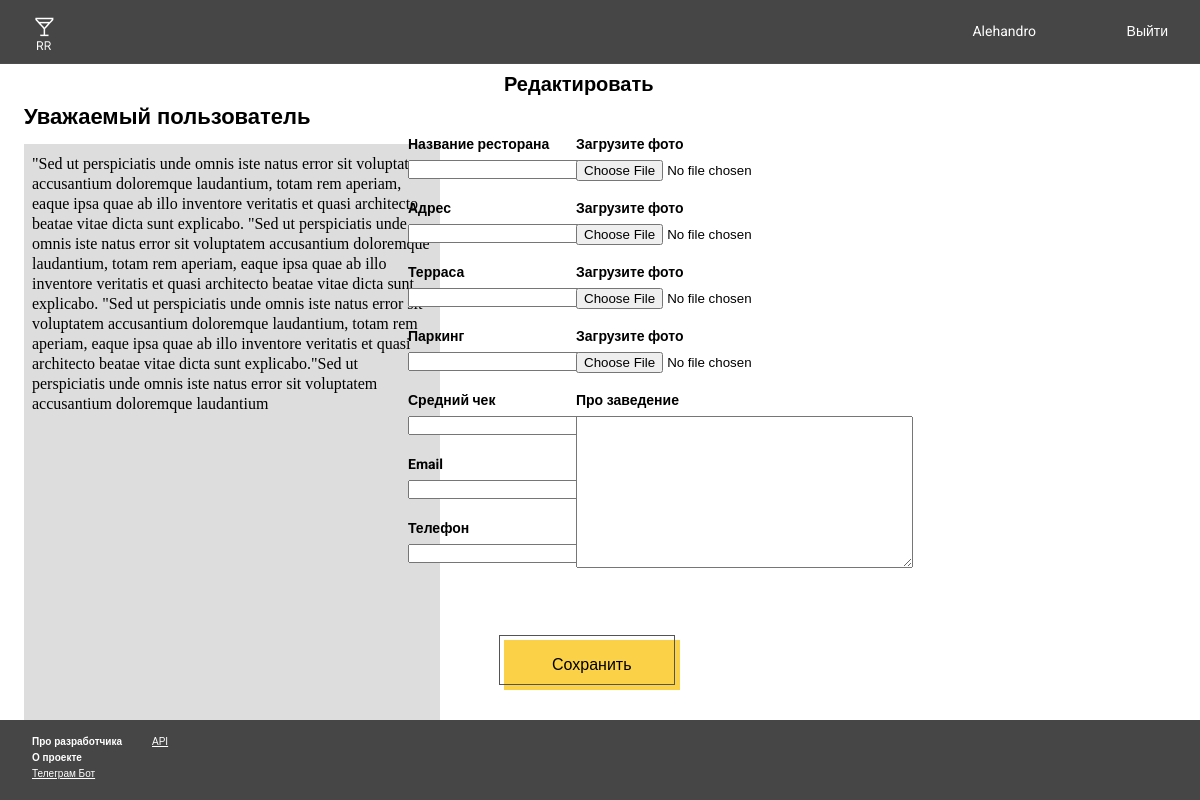
/edit_restaurant/ (signed in), run on the app's committed database.
### app/models.py (models this page shows)
class ui_elements(models.Model):
    background=models.ImageField(upload_to='ui_bac_image/')
    header=models.ImageField(upload_to='ui_png/')
    ico_header=models.ImageField(upload_to='ico_header/')
    ico_setting_header = models.ImageField(upload_to='ico_header/',null=True)
    f_image = models.ImageField(upload_to='f_image/')
    complete_image=models.ImageField(upload_to="complete_image/",blank=True)
    new_restaurant_setting_img=models.ImageField(upload_to="setting_img/",blank=True)
    edit_restaurant_setting_img = models.ImageField(upload_to="setting_img/", blank=True)
    user_setting_img = models.ImageField(upload_to="setting_img/", blank=True)
    support_setting_img=models.ImageField(upload_to="setting_img/", blank=True)

class info_text(models.Model):
    info_text_1 = models.TextField(max_length=800, null=True)
    info_text_2 = models.CharField(max_length=25, null=True)

### app/views.py (the view)
# urls.py: path('edit_restaurant/',edit_restaurant, name="edit_restaurant"),
def edit_restaurant(request):
    back_img = ui_elements.objects.all()
    user = request.user
    restaurant = get_object_or_404(Restaurant, owner_cafe=user)
    info=info_text.objects.filter(id=2)
    if request.method == 'POST':
        initial_data = {'to_publish': False}
        form = edit_restaurantForm(request.POST, instance=restaurant,initial=initial_data)
        if form.is_valid():
            instance = form.save(commit=False)
            instance.to_publish = False
            instance.save()
            form.save()
        return redirect('complete_page')
    else:
        form = edit_restaurantForm(request.POST,instance=Restaurant)
    context = {
        'form': form,
        "back_img":back_img,
        "user":user,
        "info":info
    }
    return render(request, 'edit_restaurant.html', context)

### app/forms.py
class edit_restaurantForm(forms.ModelForm):
    class Meta:
        model=Restaurant
        fields=["Name_restaurant","Address","about","terrace_restaurant","parking_restaurant","average_check","photo_restaurant",
                "photo_restaurant2","photo_restaurant3","menu_download","email","phone"]

### app/templates/edit_restaurant.html (shortened to what this page needs)
<!DOCTYPE html>
<html lang="en">
{%load static%}
<head>
    <link rel='stylesheet' href="{% static 'css/edit_restaurantv5.css' %}">
</head>
<body>
    <div class="container">
        {% for i in back_img %}
            <img class='headers' src="{{i.header.url}}" >
            <a href={% url 'user_page' %} >
                <img class='icoheaders' src="{{i.ico_header.url}}" >
                </a>
            <div class="btn_logout">
                <a href={% url 'start_page' %} class="btn_logout_txt" style="text-decoration: none;" >Выйти</a>
                <div class="user_setting">
                        <a href={% url 'setting_user' %}  class="user_btn" style="text-decoration: none;">{{user}}</a>
                </div>
                {% endfor %}
        </div>
    </div>
    <h2 class="info_label"> Уважаемый пользователь</h2>
{% for i in info %}
    <div class="info">
        {{i.info_text_1}}
      </div>
     {% endfor %}
<form method="post">
    <h2 class="edit_restaurant_label">Редактировать</h2>
    <h1 class="name_restaurant_label">Название ресторана</h2>
    <div class="edit_name_restaurant" >
        {{form.Name_restaurant}}
    </div>
    <h1 class="adress_label">Адрес</h1>
    <div class="edit_Address">
        {{form.Address}}
    </div>
    <h1 class="terrace_label">Терраса</h1>
    <div class="edit_terrace_restaurant">
        {{form.terrace_restaurant}}
    </div>
    <h1 class="parking_label">Паркинг</h1>
    <div class="edit_parking_restaurant">
        {{form.parking_restaurant}}
    </div>
    <h1 class="average_check_label">Средний чек</h1>
    <div class="edit_average_check">
        {{form.average_check}}
    </div>
    <h1 class="email_label">Email</h1>
    <div class="edit_email">
        {{form.email}}
    </div>
    <h1 class="phone_label">Телефон</h1>
    <div class="edit_phone">
        {{form.phone}}
    </div>
    <h1 class="photo_label">Загрузите фото</h1>
    <div class="edit_photo_restaurant">
        {{form.photo_restaurant}}
    </div>
    <h1 class="photo_label2">Загрузите фото</h1>
    <div class="edit_photo_restaurant2">
        {{form.photo_restaurant2}}
    </div>
    <h1 class="photo_label3">Загрузите фото</h1>
    <div class="edit_photo_restaurant3">
        {{form.photo_restaurant3}}
    </div>
    <h1 class="menu_label">Загрузите фото</h1>
    <div class="edit_menu_download">
        {{form.menu_download}}
    </div>
    <h1 class="about_label">Про заведение</h1>
    <div class="edit_about">
        {{form.about}}
    </div>
    <button  type="submit">Сохранить</button>
</form>
<div class="footer">
    {% for i in back_img %}
        <img class="footer_img" src="{{i.f_image.url}}">
        <div class="footer_btn">
            <h1 class="text_footer_dev">Про разработчика</h1>
            <h1 class="text_footer_project"> О проекте</h1>
            <a class="text_footer_telegram"href={% url 'tg_page' %}>Телеграм Бот</a>
            <a class="text_footer_api" href={% url 'api_page' %}>API</a>
    {% endfor %}
</div>
</body>
</html>

### data on the page
ui_elements: header (picture), ico_header (picture), f_image (picture)
info_text: info_text_1 "\"Sed ut perspiciatis unde omnis iste natus error sit voluptatem accusantium doloremque laudantium, totam rem aperiam, eaque ipsa quae ab illo inventore veritatis et quasi architecto beatae vitae dicta sunt explicabo. \"Sed ut perspiciatis unde omnis iste natus error sit voluptatem accusantium doloremque laudantium, totam rem aperiam, eaque ipsa quae ab illo inventore veritatis et quasi architecto beatae vitae dicta sunt explicabo. \"Sed ut perspiciatis unde omnis iste natus error sit voluptatem accusantium doloremque laudantium, totam rem aperiam, eaque ipsa quae ab illo inventore veritatis et quasi architecto beatae vitae dicta sunt explicabo.\"Sed ut perspiciatis unde omnis iste natus error…"

### other printed values
{{ user }} "Alehandro"
